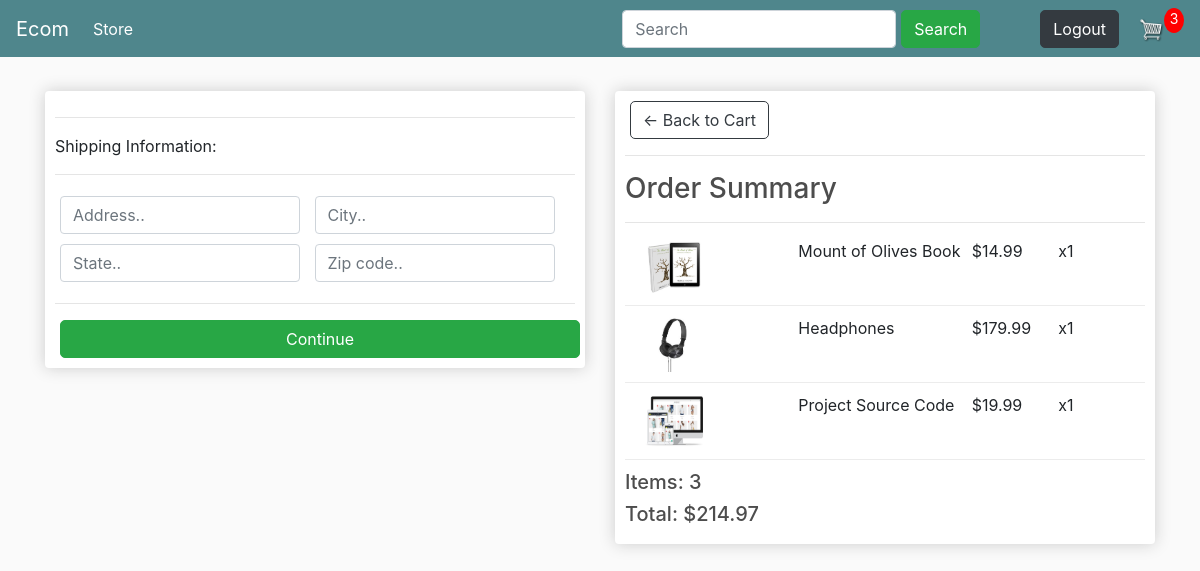
/checkout/ (signed in), run on an earlier commit of the app's database.
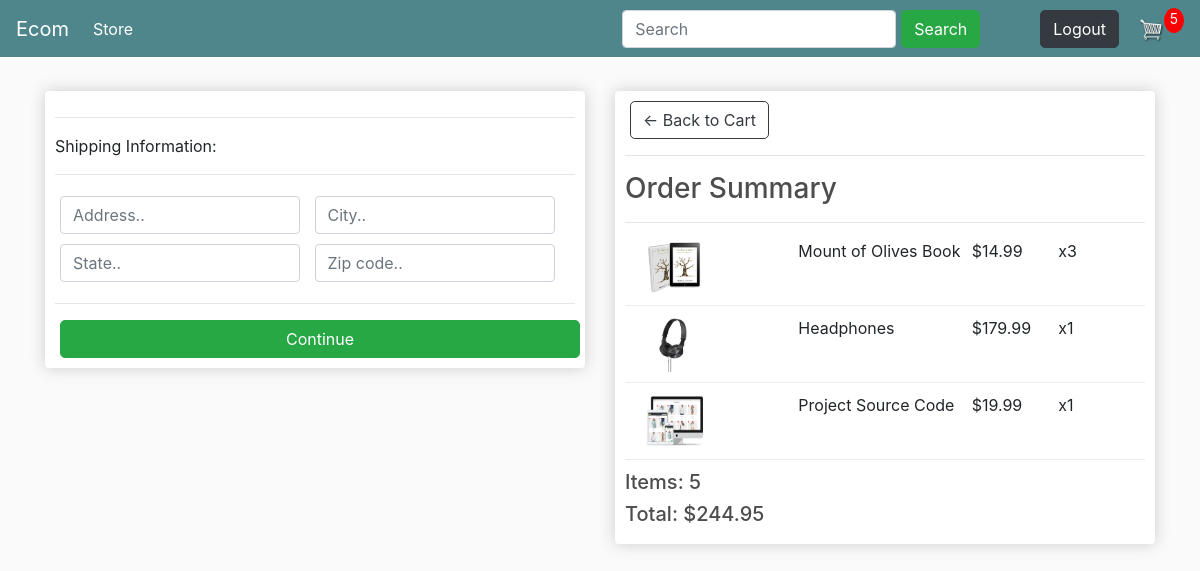
And on a later commit of the database.
### store/models.py (models this page shows, shortened)
class OrderItem(models.Model):
	product = models.ForeignKey(Product, on_delete=models.SET_NULL, null=True)
	order = models.ForeignKey(Order, on_delete=models.SET_NULL, null=True)
	quantity = models.IntegerField(default=0, null=True, blank=True)
	date_added = models.DateTimeField(auto_now_add=True)
	@property
	def get_total(self):
		total = self.product.price * self.quantity
		return total

class Order(models.Model):
	customer = models.ForeignKey(Customer, on_delete=models.SET_NULL, null=True, blank=True)
	date_ordered = models.DateTimeField(auto_now_add=True)
	complete = models.BooleanField(default=False)
	transaction_id = models.CharField(max_length=100, null=True)
	@property
	def shipping(self):
		shipping = False
		orderitems = self.orderitem_set.all()
		for i in orderitems:
			if i.product.digital == False:
				shipping = True
		return shipping
	@property
	def get_cart_total(self):
		orderitems = self.orderitem_set.all()
		total = sum([item.get_total for item in orderitems])
		return total
	@property
	def get_cart_items(self):
		orderitems = self.orderitem_set.all()
		total = sum([item.quantity for item in orderitems])
		return total

class Product(models.Model):
	name = models.CharField(max_length=200)
	price = models.FloatField()
	digital = models.BooleanField(default=False,null=True, blank=True)
	image = models.ImageField(null=True, blank=True)
	@property
	def imageURL(self):
		try:
			url = self.image.url
		except:
			url = ''
		return url

### store/views.py (the view)
# urls.py: path('checkout/', views.checkout, name='checkout'),
def checkout(request):
    data = cartData(request)
    cartItems = data['cartItems']
    order = data['order']
    items = data['items']
    context = {'items':items, 'order':order, 'cartItems':cartItems}
    return render(request, 'store/checkout.html', context)

### store/utils.py (called while the page is built)
def cartData(request):
    if request.user.is_authenticated:
        customer = request.user.customer
        order, created = Order.objects.get_or_create(customer=customer, complete=False)
        items = order.orderitem_set.all()
        cartItems = order.get_cart_items
    else:
        cookieData = cookieCart(request)
        cartItems = cookieData['cartItems']
        order = cookieData['order']
        items = cookieData['items']
    return {'cartItems':cartItems, 'order':order, 'items':items}

### store/templates/store/checkout.html (shortened to what this page needs)
{% extends 'store/main.html' %}
{% load static %}
{% block content %}
    <div class="row">
        <div class="col-lg-6">
            <div class="box-element" id="form-wrapper">
                <form id="form">
                    <div id="shipping-info">
                        <hr>
                        <p>Shipping Information:</p>
                        <hr>
                        <div class="form-field">
                            <input class="form-control" type="text" name="address" placeholder="Address..">
                        </div>
                        <div class="form-field">
                            <input class="form-control" type="text" name="city" placeholder="City..">
                        </div>
                        <div class="form-field">
                            <input class="form-control" type="text" name="state" placeholder="State..">
                        </div>
                        <div class="form-field">
                            <input class="form-control" type="text" name="zipcode" placeholder="Zip code..">
                        </div>
                    </div>
                    <hr>
                    <input id="form-button" class="btn btn-success btn-block" type="submit" value="Continue">
                </form>
            </div>
            <br>
        </div>
        <div class="col-lg-6">
            <div class="box-element">
                <a  class="btn btn-outline-dark" href="{% url 'cart' %}">&#x2190; Back to Cart</a>
                <hr>
                <h3>Order Summary</h3>
                <hr>
                {% for item in items %}
                <div class="cart-row">
                    <div style="flex:2"><img class="row-image" src="{{item.product.imageURL}}"></div>
                    <div style="flex:2"><p>{{item.product.name}}</p></div>
                    <div style="flex:1"><p>${{item.product.price|floatformat:2}}</p></div>
                    <div style="flex:1"><p>x{{item.quantity}}</p></div>
                </div>
                {% endfor %}
                <h5>Items:   {{order.get_cart_items}}</h5>
                <h5>Total:   ${{order.get_cart_total|floatformat:2}}</h5>
            </div>
        </div>
    </div>
{% endblock content %}

What changed in the data, as far as the page shows it:
changed OrderItem "Mount of Olives Book": quantity "1" → "3"
changed through a linked row, Order: get_cart_items "3" → "5"; get_cart_total "214.97" → "244.95"
Also different on the page:
{{ cartItems }}: "3" → "5"
